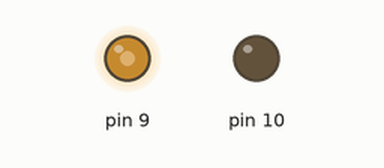
Bench run of a sketch on a simulated Arduino Uno, built with avr-gcc and run on an emulated ATmega328P. Shown: output pins drawn as LEDs (lit = HIGH). At 0.0 s the program stops and its outputs stay as they are.

Above: at 0.1 s.
Timing chart, 0 to 1.5 s (numbered marks = the images above):
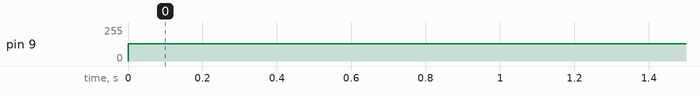

Measured:
- by itself, pin 9: 0/255 → 128/255 at 0.00 s

The sketch:

TIMER1_PWM_2.ino
```cpp
#include <avr/io.h>

//10 BIT PWM
int main(void)
{
    //TOP=0X3FF;
    DDRB |= (1 << DDB1)|(1 << DDB2);
    // PB1 and PB2 is now an output

    OCR1A = 0X0000;
    // set PWM

    TCCR1A =(1 << COM1A0);

   TCCR1A |= 1<<WGM00 | 1<<WGM01;
   TCCR1B |= 1<<WGM13 | 1<<WGM12;
   //FAST PWM OCR1A IS TOP UPDATE AT BOTTOM

    TCCR1B |= (1 << CS10) ;
    // START the timer with no prescaler

    while (1);
    {
        // we have a working Fast PWM
    }
}
```
